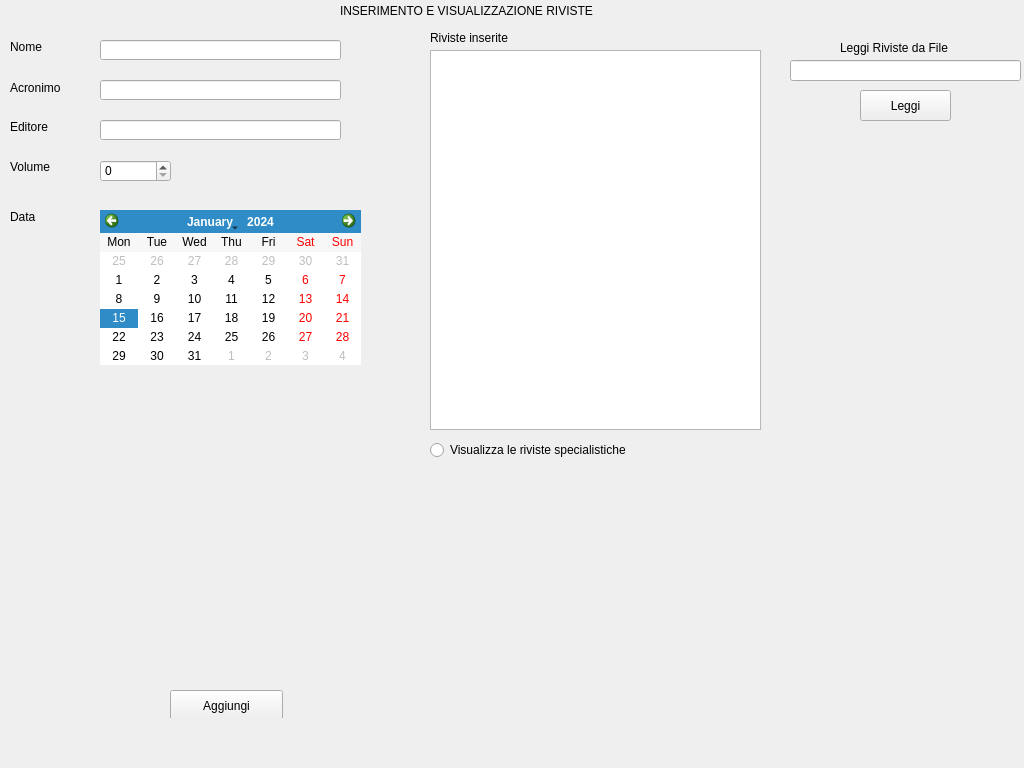
<?xml version="1.0" encoding="UTF-8"?>
<ui version="4.0">
 <class>paginaRivista</class>
 <widget class="QWidget" name="paginaRivista">
  <property name="geometry">
   <rect>
    <x>0</x>
    <y>0</y>
    <width>1024</width>
    <height>768</height>
   </rect>
  </property>
  <property name="windowTitle">
   <string>Form</string>
  </property>
  <widget class="QStackedWidget" name="stackedWidget">
   <property name="geometry">
    <rect>
     <x>0</x>
     <y>0</y>
     <width>1024</width>
     <height>718</height>
    </rect>
   </property>
   <property name="currentIndex">
    <number>0</number>
   </property>
   <widget class="QWidget" name="Home">
    <widget class="QSpinBox" name="Volume">
     <property name="geometry">
      <rect>
       <x>100</x>
       <y>160</y>
       <width>71</width>
       <height>22</height>
      </rect>
     </property>
     <property name="maximum">
      <number>50000</number>
     </property>
    </widget>
    <widget class="QLineEdit" name="Editore">
     <property name="geometry">
      <rect>
       <x>100</x>
       <y>120</y>
       <width>241</width>
       <height>20</height>
      </rect>
     </property>
    </widget>
    <widget class="QLabel" name="labelData">
     <property name="geometry">
      <rect>
       <x>10</x>
       <y>210</y>
       <width>47</width>
       <height>13</height>
      </rect>
     </property>
     <property name="text">
      <string>Data</string>
     </property>
    </widget>
    <widget class="QLabel" name="labelVolume">
     <property name="geometry">
      <rect>
       <x>10</x>
       <y>160</y>
       <width>47</width>
       <height>13</height>
      </rect>
     </property>
     <property name="text">
      <string>Volume</string>
     </property>
    </widget>
    <widget class="QLabel" name="labelEditore">
     <property name="geometry">
      <rect>
       <x>10</x>
       <y>120</y>
       <width>47</width>
       <height>13</height>
      </rect>
     </property>
     <property name="text">
      <string>Editore</string>
     </property>
    </widget>
    <widget class="QLineEdit" name="Acronimo">
     <property name="geometry">
      <rect>
       <x>100</x>
       <y>80</y>
       <width>241</width>
       <height>20</height>
      </rect>
     </property>
    </widget>
    <widget class="QCalendarWidget" name="Data">
     <property name="geometry">
      <rect>
       <x>100</x>
       <y>210</y>
       <width>261</width>
       <height>155</height>
      </rect>
     </property>
     <property name="layoutDirection">
      <enum>Qt::LeftToRight</enum>
     </property>
     <property name="verticalHeaderFormat">
      <enum>QCalendarWidget::NoVerticalHeader</enum>
     </property>
     <property name="navigationBarVisible">
      <bool>true</bool>
     </property>
    </widget>
    <widget class="QLineEdit" name="Nome">
     <property name="geometry">
      <rect>
       <x>100</x>
       <y>40</y>
       <width>241</width>
       <height>20</height>
      </rect>
     </property>
    </widget>
    <widget class="QLabel" name="labelAcronimo">
     <property name="geometry">
      <rect>
       <x>10</x>
       <y>80</y>
       <width>61</width>
       <height>16</height>
      </rect>
     </property>
     <property name="text">
      <string>Acronimo</string>
     </property>
    </widget>
    <widget class="QPushButton" name="buttonAggiungi">
     <property name="geometry">
      <rect>
       <x>170</x>
       <y>690</y>
       <width>113</width>
       <height>32</height>
      </rect>
     </property>
     <property name="text">
      <string>Aggiungi</string>
     </property>
    </widget>
    <widget class="QLabel" name="labelNome">
     <property name="geometry">
      <rect>
       <x>10</x>
       <y>40</y>
       <width>47</width>
       <height>13</height>
      </rect>
     </property>
     <property name="text">
      <string>Nome</string>
     </property>
    </widget>
    <widget class="QListWidget" name="listRiviste">
     <property name="geometry">
      <rect>
       <x>430</x>
       <y>50</y>
       <width>331</width>
       <height>380</height>
      </rect>
     </property>
    </widget>
    <widget class="QLabel" name="labelRivisteInserite">
     <property name="geometry">
      <rect>
       <x>430</x>
       <y>30</y>
       <width>91</width>
       <height>16</height>
      </rect>
     </property>
     <property name="text">
      <string>Riviste inserite</string>
     </property>
    </widget>
    <widget class="QLabel" name="labelTitolo">
     <property name="geometry">
      <rect>
       <x>340</x>
       <y>3</y>
       <width>271</width>
       <height>16</height>
      </rect>
     </property>
     <property name="text">
      <string>INSERIMENTO E VISUALIZZAZIONE RIVISTE</string>
     </property>
    </widget>
    <widget class="QPushButton" name="buttonLeggi">
     <property name="geometry">
      <rect>
       <x>860</x>
       <y>90</y>
       <width>91</width>
       <height>31</height>
      </rect>
     </property>
     <property name="text">
      <string>Leggi</string>
     </property>
    </widget>
    <widget class="QLabel" name="labelLeggiDaFile">
     <property name="geometry">
      <rect>
       <x>840</x>
       <y>40</y>
       <width>131</width>
       <height>16</height>
      </rect>
     </property>
     <property name="text">
      <string>Leggi Riviste da File</string>
     </property>
    </widget>
    <widget class="QLineEdit" name="Percorso">
     <property name="geometry">
      <rect>
       <x>790</x>
       <y>60</y>
       <width>231</width>
       <height>21</height>
      </rect>
     </property>
    </widget>
    <widget class="QRadioButton" name="buttonVisualizzaRivisteSpecialistiche">
     <property name="geometry">
      <rect>
       <x>430</x>
       <y>440</y>
       <width>231</width>
       <height>20</height>
      </rect>
     </property>
     <property name="text">
      <string>Visualizza le riviste specialistiche</string>
     </property>
    </widget>
   </widget>
   <widget class="QWidget" name="pageVisualizzaRivisteSpecialistiche">
    <widget class="QListWidget" name="page2_listRiviste">
     <property name="geometry">
      <rect>
       <x>380</x>
       <y>150</y>
       <width>350</width>
       <height>370</height>
      </rect>
     </property>
    </widget>
    <widget class="QLabel" name="page2_labelTitolo">
     <property name="geometry">
      <rect>
       <x>410</x>
       <y>20</y>
       <width>221</width>
       <height>20</height>
      </rect>
     </property>
     <property name="text">
      <string>Visualizzare le riviste specialistiche</string>
     </property>
    </widget>
    <widget class="QPushButton" name="page2_buttonIndietro">
     <property name="geometry">
      <rect>
       <x>10</x>
       <y>20</y>
       <width>101</width>
       <height>32</height>
      </rect>
     </property>
     <property name="text">
      <string>Indietro</string>
     </property>
    </widget>
    <widget class="QLabel" name="page2_labelRivisteSpecialistiche">
     <property name="geometry">
      <rect>
       <x>380</x>
       <y>130</y>
       <width>181</width>
       <height>16</height>
      </rect>
     </property>
     <property name="text">
      <string>Riviste relative alla selezione</string>
     </property>
    </widget>
   </widget>
  </widget>
 </widget>
 <resources/>
 <connections/>
</ui>
